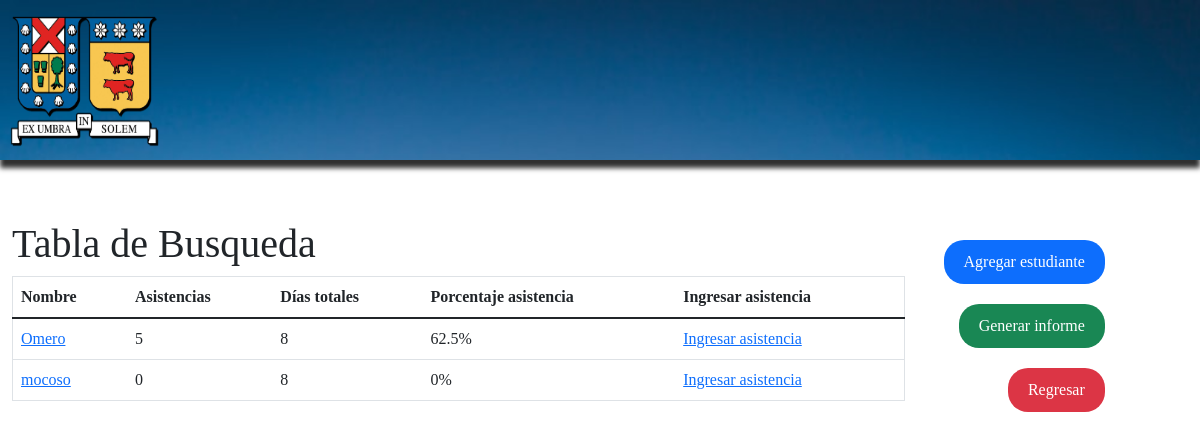
The page /php/onBoardAdmin.php on the database its author committed.
### tables this page shows
create table estudiante(
	rut varchar(9) not null,
    huella_dactilar int,
	usuario_id int not null,
    primary key(rut),
    foreign key(usuario_id) references usuario(id) on delete cascade on update cascade
);

create table usuario(
	id int not null auto_increment,
    tipo_usuario varchar(20) not null,
    nombre varchar(45) not null,
    correo varchar(45) not null,
    contrasena varchar(20) not null,
    primary key(id)
);

### php/onBoardAdmin.php (the view, shortened to what this page needs)
<!DOCTYPE html>
<html>
<head>
    <link rel="stylesheet" href="../css/style.css">
    <link href="https://cdn.jsdelivr.net/npm/bootstrap@5.1.3/dist/css/bootstrap.min.css" rel="stylesheet">
</head>
<body>
    <div class="containerBanner">
        <div class="banner">
            <div class="banner-text">
                <a href="onBoardAdmin.php"><img id="logoUsm" src="../assets/logoUsm.png"></a>
            </div>
        </div>
    </div>
    <div class="container">
        <div class="table-container">
            <h1 id="h1Tabla">Tabla de Busqueda</h1>
            <table border="1" class="table" id="tabla-personalizada">
                <thead>
                    <tr>
                        <th>Nombre</th>
                        <th>Asistencias</th>
                        <th>Días totales</th>
                        <th>Porcentaje asistencia</th>
                        <th>Ingresar asistencia</th>
                    </tr>
                </thead>
                <tbody id="tablaBody">
                    <?php
                    require 'dbcon.php';
                        $sql = "SELECT * from estudiante";
                        $result = $con -> query($sql);
                        if ($result -> num_rows > 0) {
                            while ($estudiante = $result->fetch_assoc()) {
                                $sql2 = "SELECT nombre from usuario where id = " . $estudiante["usuario_id"];
                                $result2 = $con->query($sql2);
                                $usuario = mysqli_fetch_array($result2)[0];
                                $sql3 = "SELECT count(*) from asistencia where estudiante_rut = " . $estudiante["rut"] . " and asistencia = 1";
                                $result3 = $con->query($sql3);
                                $asistencia = mysqli_fetch_array($result3)[0];
                                $sql_rut = "SELECT rut FROM estudiante WHERE usuario_id = " . $estudiante["usuario_id"];
                                $result_rut = $con->query($sql_rut);
                                $rut = "";
                                if ($result_rut->num_rows > 0) {
                                    $row_rut = $result_rut->fetch_assoc();
                                    $rut = $row_rut["rut"];
                                } else {
                                    echo "No se encontró un rut para el estudiante con el nombre $nombre.";
                                }
                                $sql4 = "SELECT count(*) from clase";
                                $result4 = $con->query($sql4);
                                $clase = mysqli_fetch_array($result4)[0];
                                $porcentaje = round(($asistencia / $clase) * 100, 2);
                                echo "<tr><td><a href='onBoardE.php?rut=$rut'>$usuario</a></td><td>$asistencia</td><td>$clase</td><td>$porcentaje%</td><td><a href='insert.php?rut=$rut'>Ingresar asistencia</a></td></tr>";
                            }
                            echo "</table";
                        } else {
                            echo "0 resultados";
                        }
                    ?>
                </tbody>
        </div>
        <div class="buttons-container">
        <a href="addStudent.php" id="btnsTable2" class="btn btn-primary float-end">Agregar estudiante</a>
        <a href="excel.php" id="btnsTable2" class="btn btn-success float-end">Generar informe</a>
        <button id="regresarBtnForm" class="btn btn-danger float-end">Regresar</button>
    </div>
    </div>
    <br>
</body>
</html>

### css/style.css (style rules this page uses)
#h1Tabla { font-family: 'Poppins'; }
#tabla-personalizada { font-family: 'Poppins'; }
table { border-collapse: collapse; width: 100%; }
table, th, td { border: 1px solid black; }
#tabla-personalizada td, #tabla-personalizada th { font-family: 'Poppins'; }
#btnsTable2 { border: none; border-radius: 20px; padding: 10px 20px; margin-top: 20px; cursor: pointer; font-family: 'Poppins'; }
#regresarBtnForm { border: none; border-radius: 20px; padding: 10px 20px; margin-top: 20px; cursor: pointer; font-family: 'Poppins'; }
.containerBanner { width: 100%; height: 25vh; }
.banner { width: 100%; height: 20vh; background-image: url(../assets/imgBanner.jpg); background-size: cover; background-color: #FFFFFF; position: relative; box-shadow: 0px 8px 5px 0px #303030; }
#logoUsm { width: 20vh; height: 20vh; padding-left: 10px; }
#regresarBtnForm { margin-left: 20px; margin-top: 20px; }
.container { display: flex; }
.table-container { flex: 1; overflow-y: auto; }
.container { display: flex; justify-content: space-between; padding: 20px; }
.table-container { max-width: 600px; }
.container { display: flex; justify-content: start; margin: 0 !important; }
.table-container { max-width: 80%; overflow-y: auto; }
.buttons-container { width: 200px; margin: 0 !important; margin-top: 0 !important; }

### rows shown on the page
estudiante: usuario.nombre "Omero", asistencia "5", clase "8", porcentaje "62.5"
estudiante: usuario.nombre "mocoso", asistencia "0", clase "8", porcentaje "0"
